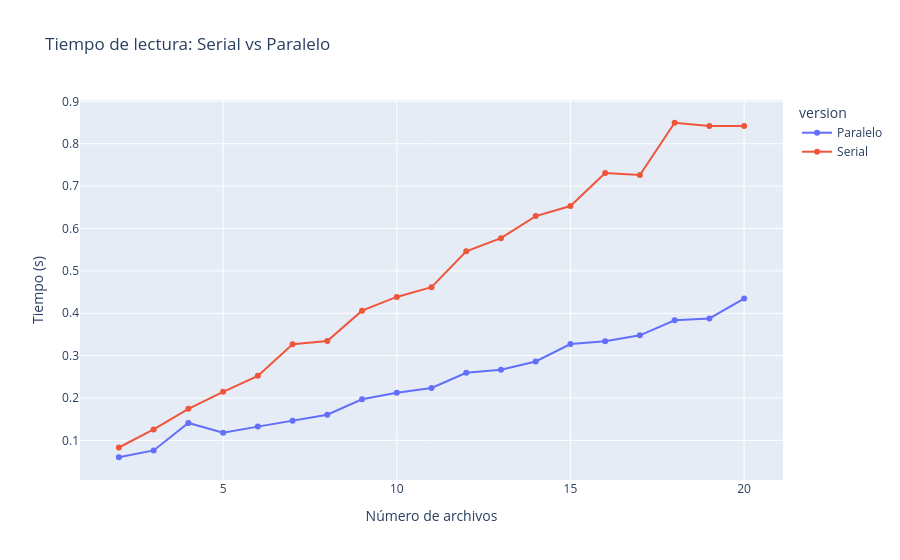

Notebook code cell kept with this figure:
### Markdown cell above
**Código dado:** benchmark que mide los tiempos de lectura para 2, 3, …, 20 archivos y los grafica. Alterna quién corre primero en cada iteración, porque el sistema operativo guarda en caché los archivos recién leídos y favorecería a la versión que corre después.

### Code cell
import time
from dataclasses import dataclass


@dataclass
class ReadMeasurement:
    n_files: int
    time_sec: float
    version: str


measurements: list[ReadMeasurement] = []

def medir(version, funcion, n):
    t0 = time.perf_counter()
    funcion(RAW_DIR, n_batches=n)
    measurements.append(ReadMeasurement(n, time.perf_counter() - t0, version))


for n in range(2, 21):
    orden = [("Serial", load_all_serial), ("Paralelo", load_all_parallel)]
    if n % 2 == 0:
        orden.reverse()
    for version, funcion in orden:
        medir(version, funcion, n)

df_times = pd.DataFrame(measurements)
px.line(
    df_times,
    x="n_files",
    y="time_sec",
    color="version",
    markers=True,
    title="Tiempo de lectura: Serial vs Paralelo",
    labels={"n_files": "Número de archivos", "time_sec": "Tiempo (s)"},
).show()

### Figure 1 — Plotly figure (JSON) as saved in the notebook; plotly's stock layout.template omitted (floating-point values rounded to 4 significant figures)
{"data": [{"hovertemplate": "version=Paralelo<br>Número de archivos=%{x}<br>Tiempo (s)=%{y}<extra></extra>", "legendgroup": "Paralelo", "line": {"color": "#636efa", "dash": "solid"}, "marker": {"symbol": "circle"}, "mode": "lines+markers", "name": "Paralelo", "orientation": "v", "showlegend": true, "type": "scatter", "x": [2, 3, 4, 5, 6, 7, 8, 9, 10, 11, 12, 13, 14, 15, 16, 17, 18, 19, 20], "xaxis": "x", "y": [0.06013, 0.07623, 0.141, 0.1179, 0.1324, 0.1465, 0.1606, 0.1968, 0.2122, 0.2235, 0.2594, 0.2667, 0.2861, 0.3272, 0.3338, 0.3479, 0.3833, 0.3878, 0.4345], "yaxis": "y"}, {"hovertemplate": "version=Serial<br>Número de archivos=%{x}<br>Tiempo (s)=%{y}<extra></extra>", "legendgroup": "Serial", "line": {"color": "#EF553B", "dash": "solid"}, "marker": {"symbol": "circle"}, "mode": "lines+markers", "name": "Serial", "orientation": "v", "showlegend": true, "type": "scatter", "x": [2, 3, 4, 5, 6, 7, 8, 9, 10, 11, 12, 13, 14, 15, 16, 17, 18, 19, 20], "xaxis": "x", "y": [0.08311, 0.1258, 0.1744, 0.2145, 0.2522, 0.327, 0.3343, 0.4061, 0.4385, 0.4616, 0.5461, 0.5772, 0.6293, 0.6531, 0.7309, 0.7264, 0.8496, 0.8418, 0.8422], "yaxis": "y"}], "layout": {"legend": {"title": {"text": "version"}, "tracegroupgap": 0}, "title": {"text": "Tiempo de lectura: Serial vs Paralelo"}, "xaxis": {"anchor": "y", "domain": [0, 1], "title": {"text": "Número de archivos"}}, "yaxis": {"anchor": "x", "domain": [0, 1], "title": {"text": "Tiempo (s)"}}}}
